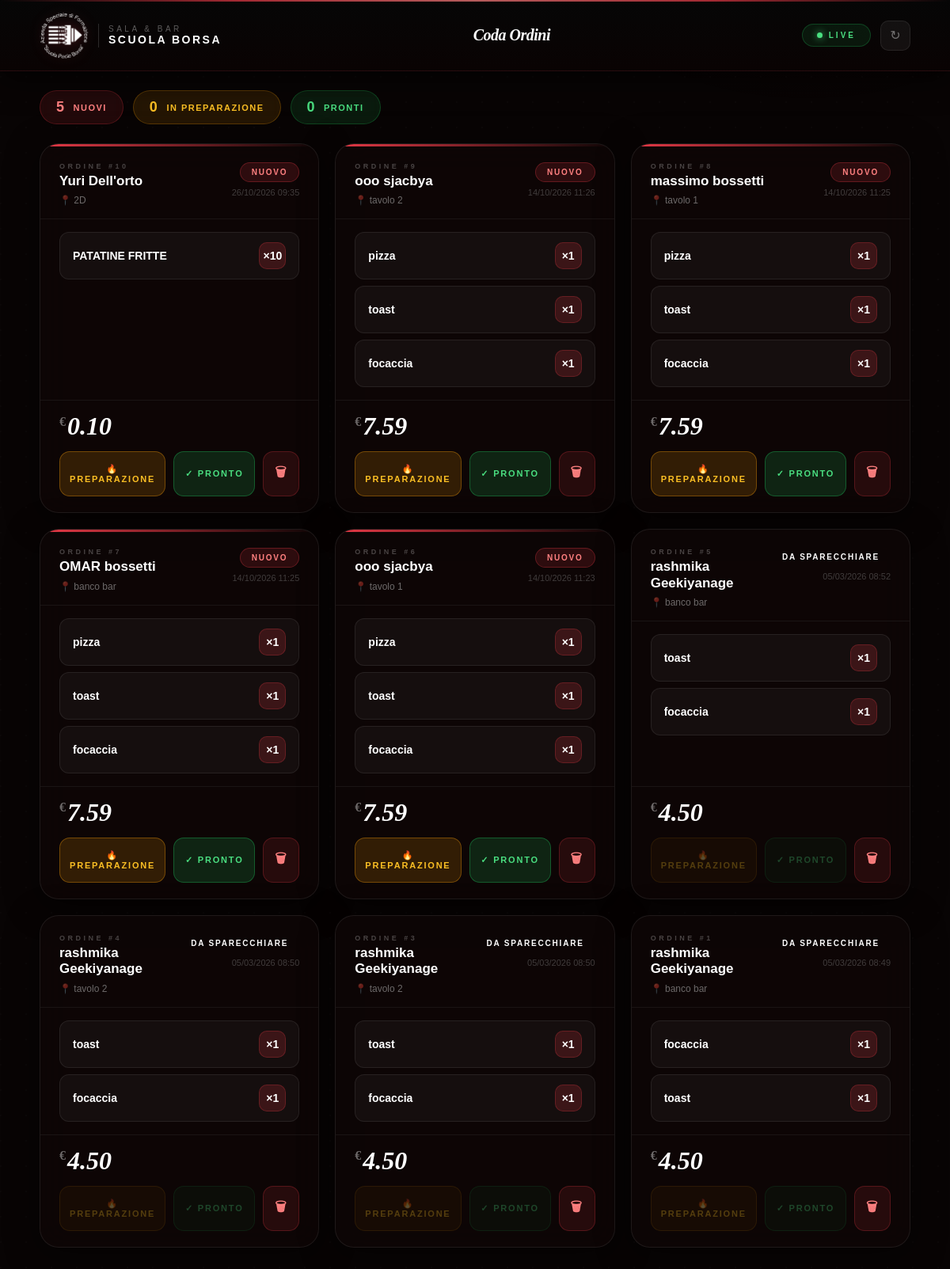
Screenshot of /queue/ with the database file from the repository.
### ordiniBarScuolaBorsa/models.py (models this page shows, shortened)
class Ordine(db.Model):
    __tablename__ = 'ordini'
    id = db.Column(db.Integer, primary_key=True)
    posizione_id = db.Column(db.Integer, db.ForeignKey('posizioni.id'), nullable=False)
    user_id = db.Column(db.Integer, db.ForeignKey('users.id'), nullable=True)  # NUOVO
    stato = db.Column(db.String, default='NUOVO', nullable=False)
    creato_il = db.Column(db.DateTime, server_default=db.func.now(), nullable=False)
    creato_da = db.Column(db.String)
    totale_euro = db.Column(db.Numeric(10, 2), default=0)
    tipo_prezzo = db.Column(db.String(20), default='pubblico')  # NUOVO
    stato_pronto_da = db.Column(db.DateTime, nullable=True)  # Timestamp quando diventa PRONTO
    posizione = db.relationship('Posizione', back_populates='ordini')
    righe = db.relationship('OrdineRiga', back_populates='ordine', cascade="all, delete-orphan")
    user = db.relationship('User', back_populates='ordini', foreign_keys=[user_id])  # NUOVO

class Posizione(db.Model):
    __tablename__ = 'posizioni'
    id = db.Column(db.Integer, primary_key=True)
    nome = db.Column(db.String, nullable=False)
    ordini = db.relationship('Ordine', back_populates='posizione')

class Prodotto(db.Model):
    __tablename__ = 'prodotti'
    id = db.Column(db.Integer, primary_key=True)
    nome = db.Column(db.String, nullable=False)
    costo = db.Column(db.Numeric(10, 2))
    prezzo_euro = db.Column(db.Numeric(10, 2))
    margine = db.Column(db.Numeric(10, 2))
    prezzo_interni = db.Column(db.Numeric(10, 2))
    attivo = db.Column(db.Boolean, default=True, nullable=False)
    categoria = db.Column(db.String(100), nullable=True)
    note_gruppi = db.relationship('NoteGruppo', back_populates='prodotto')

### ordiniBarScuolaBorsa/queue.py (the view)
@bp.get("/")
def queue():
    data = {"title": "Coda Bar Scuola Borsa", "open": True}
    queue_list = get_queue()
    return render_template('queue.html', queue=queue_list, data=data)

### ordiniBarScuolaBorsa/security.py (called while the page is built, shortened)
def csrf_token():
    if "csrf_token" not in session:
        session["csrf_token"] = secrets.token_urlsafe(32)
    return session["csrf_token"]

def require_operator():
    if request.method not in {"GET", "HEAD", "OPTIONS"} and not valid_csrf():
        return jsonify(error="Sessione scaduta. Ricarica la pagina e riprova."), 400

### ordiniBarScuolaBorsa/templates/queue.html (shortened to what this page needs)
<!DOCTYPE html>
<html lang="it">
<head>
</head>
<body>
<header class="header">
  <div class="h-logo">
    <img src="{{ url_for('static', filename='logo.png') }}" alt="Logo" onerror="this.style.visibility='hidden'">
    <div class="h-logo-text">
      <span class="lt">Sala &amp; Bar</span>
      <span class="lb">Scuola Borsa</span>
    </div>
  </div>
  <div class="h-center">Coda Ordini</div>
  <div class="h-right">
    <div class="live-pill"><div class="live-dot"></div>Live</div>
    <button class="refresh-btn" onclick="location.reload()" title="Aggiorna">↻</button>
  </div>
</header>
<div class="stats-bar">
  <div class="stat-chip sc-new"><span class="n" id="cnt-new">0</span>Nuovi</div>
  <div class="stat-chip sc-prep"><span class="n" id="cnt-prep">0</span>In preparazione</div>
  <div class="stat-chip sc-ready"><span class="n" id="cnt-ready">0</span>Pronti</div>
</div>
<main class="grid" id="orders-container">
  {% if queue %}
    {% for ordine in queue %}
    <div class="order-card s-{{ ordine.stato | lower | replace('_', '-') }}" data-id="{{ ordine.id }}" data-status="{{ ordine.stato }}">
      <div class="stripe"></div>
      <div class="card-top">
        <div class="card-left">
          <div class="card-id">Ordine #{{ ordine.id }}</div>
          <div class="card-name">{{ ordine.utente }}</div>
          <div class="card-loc">📍 {{ ordine.posizione }}</div>
        </div>
        <div class="card-right">
          <span class="status-tag t-{{ ordine.stato | lower | replace('_', '-') }}">
</span>
          <span class="card-time">{{ ordine.creato_il }}</span>
        </div>
      </div>
      <div class="card-items">
        {% for item in ordine['items'] %}
        <div class="order-item">
          <div class="item-info">
            <span class="item-name">{{ item.prodotto }}</span>
          </div>
          <div class="item-qty">×{{ item.quantita }}</div>
        </div>
        {% endfor %}
      </div>
      <div class="card-footer">
        <div class="footer-total"><span class="sym">€</span>{{ "%.2f"|format(ordine.totale_euro) }}</div>
        <div class="actions">
          <button class="act-btn act-prep" onclick="setStatus(this,'prep')">🔥 Preparazione</button>
          <button class="act-btn act-ready" onclick="setStatus(this,'ready')">✓ Pronto</button>
          <button class="act-btn act-del" onclick="removeCard(this)">🗑</button>
        </div>
      </div>
    </div>
    {% endfor %}
  {% else %}
    <div class="empty">
      <div class="empty-icon">📋</div>
      <div class="empty-title">Nessun ordine</div>
      <div class="empty-sub">Gli ordini arriveranno qui in tempo reale</div>
    </div>
  {% endif %}
</main>
</body>
</html>

### rows the page displays
Ordine: utente "Yuri Dell'orto"
Posizione: posizione "2D"
Prodotto: prodotto "PATATINE FRITTE", quantita "10"
Ordine: utente "ooo sjacbya"
Posizione: posizione "tavolo 2" "tavolo 2" "tavolo 2"
Prodotto: prodotto "pizza", quantita "1"
Prodotto: prodotto "toast", quantita "1"
Prodotto: prodotto "focaccia", quantita "1"
Ordine: utente "massimo bossetti"
Posizione: posizione "tavolo 1" "tavolo 1"
Ordine: utente "OMAR bossetti"
Posizione: posizione "banco bar" "banco bar" "banco bar"
Ordine: utente "ooo sjacbya"
Ordine: utente "rashmika Geekiyanage"
Ordine: utente "rashmika Geekiyanage"
Ordine: utente "rashmika Geekiyanage"
Ordine: utente "rashmika Geekiyanage"

### other values shown
{{ ordine.id }} "10" "9" "8" "7" "6" "5" "4" "3" "1"
{{ ordine.creato_il }} "26/10/2026 09:35" "14/10/2026 11:26" "14/10/2026 11:25" "14/10/2026 11:25" "14/10/2026 11:23" "05/03/2026 08:52" "05/03/2026 08:50" "05/03/2026 08:50" "05/03/2026 08:49"
{{ "%.2f"|format(ordine.totale_euro) }} "0.10" "7.59" "7.59" "7.59" "7.59" "4.50" "4.50" "4.50" "4.50"
